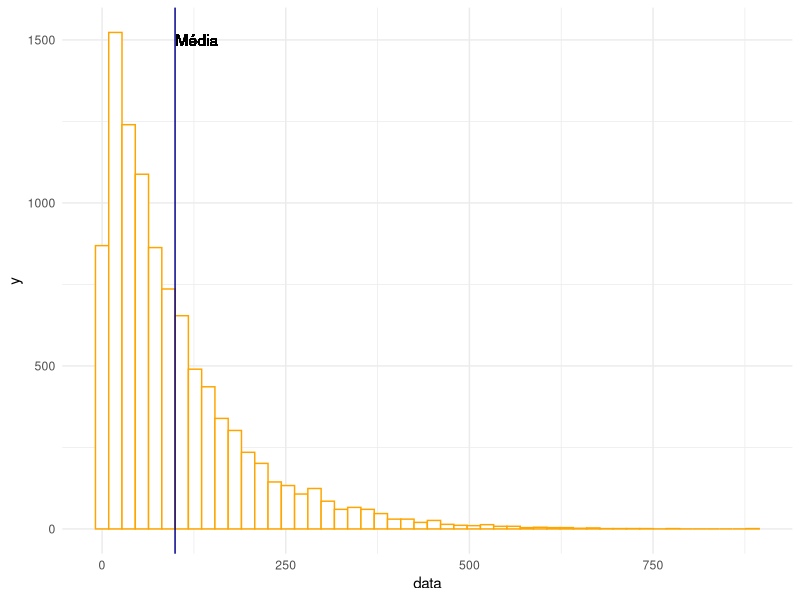
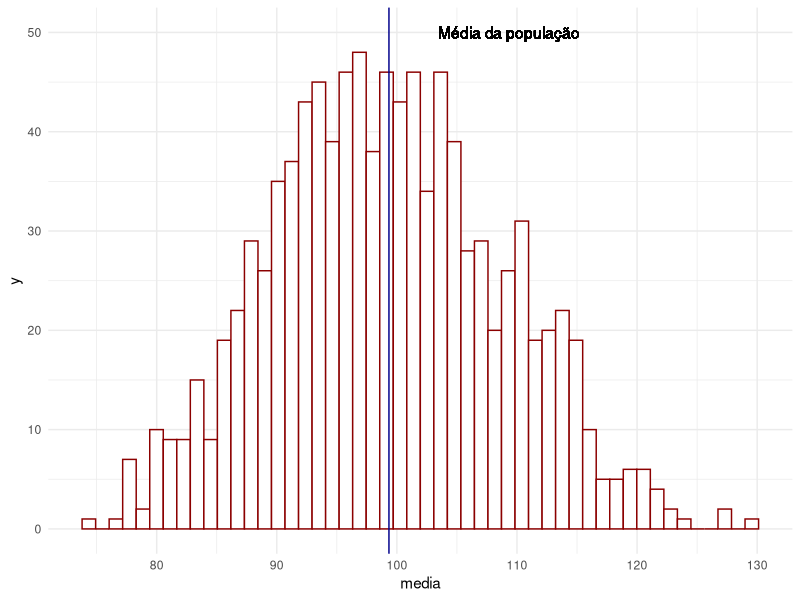
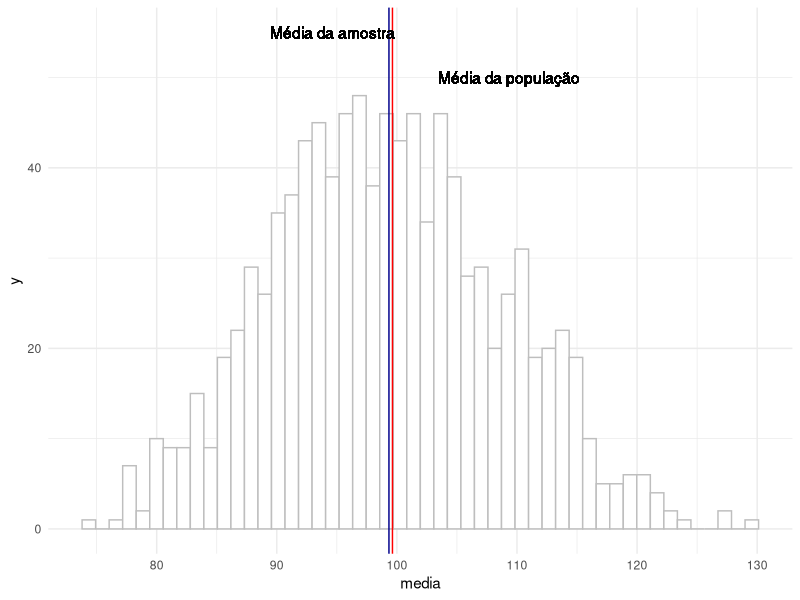
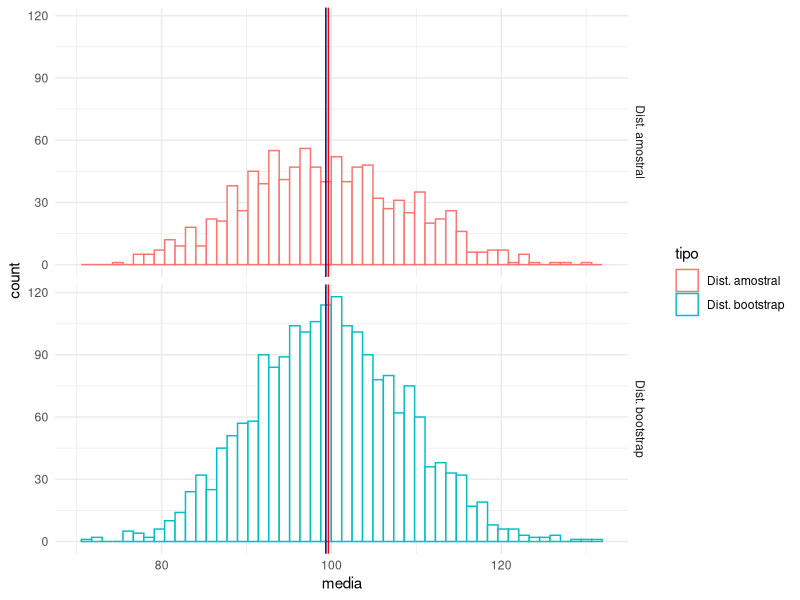

Write R code to recreate these figures, in order.
## ---- chunk 1
library(tidyverse)
theme_set(theme_minimal())
## ---- chunk 2
population = tibble(data = rweibull(1e4, shape = 1, scale = 100))

population %>% 
  ggplot(aes(x = data)) + 
  geom_histogram(bins = 50, fill = "white", color = "orange") + 
  geom_vline(xintercept = mean(population$data), colour = "darkblue") + 
  geom_text(aes(x = mean(data) + 30, y = 1500, label = "Média"))


## ---- chunk 3
set.seed(123)

n = 100

medias = tibble(i = 1:1000) %>% 
  group_by(i) %>% 
  do(tibble(media = mean(sample(population$data, n)))) %>% 
  ungroup()

medias$tipo = "Dist. amostral"

medias %>% 
  ggplot(aes(x = media)) + 
  geom_histogram(bins = 50, fill = "white", color = "darkred") + 
  geom_vline(xintercept = mean(population$data), colour = "darkblue") + 
  geom_text(aes(x = mean(population$data) + 10, y = 50, label = "Média da população"))
## ---- chunk 4
set.seed(123)
amostra_no_experimento = sample(population$data, n)

medias %>% 
  ggplot(aes(x = media)) + 
  geom_histogram(bins = 50, fill = "white", color = "grey") + 
  geom_vline(xintercept = mean(population$data), colour = "darkblue") + 
  geom_text(aes(x = mean(population$data) + 10, y = 50, label = "Média da população")) + 
  geom_vline(xintercept = mean(amostra_no_experimento), colour = "red") + 
  geom_text(aes(x = mean(amostra_no_experimento) -5, y = 55, label = "Média da amostra")) 

## ---- chunk 5
set.seed(123)
medias_bootstrap = tibble(i = 1:2000) %>% 
  group_by(i) %>% 
  do(tibble(media = mean(sample(amostra_no_experimento, NROW(amostra_no_experimento), replace = TRUE)))) %>% 
  ungroup()
  
medias_bootstrap$tipo = "Dist. bootstrap"

rbind(medias, medias_bootstrap) %>% 
  ggplot(aes(x = media, colour = tipo)) +
  geom_histogram(bins = 50, fill = "white") + 
  facet_grid(tipo ~ .) + 
  geom_vline(xintercept = mean(population$data), colour = "darkblue") + 
  #geom_text(aes(x = mean(population$data) + 10, y = 50, label = "Média da população"), colour = "darkblue") + 
  geom_vline(xintercept = mean(amostra_no_experimento), colour = "red")  
  #geom_text(aes(x = mean(amostra_no_experimento) -5, y = 55, label = "Média da amostra"), colour = "red")
  

